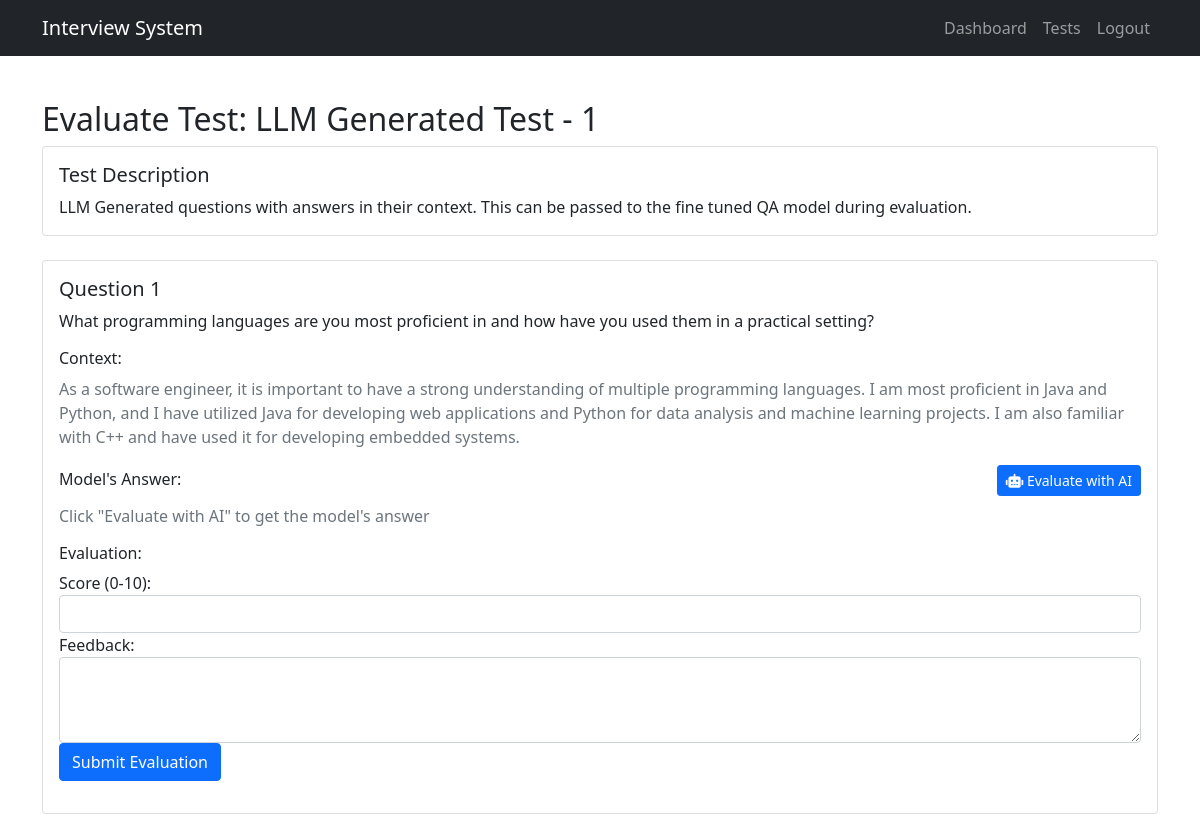
The page /admin/evaluate-test/3 (signed in, upper part) on the database as committed earlier.
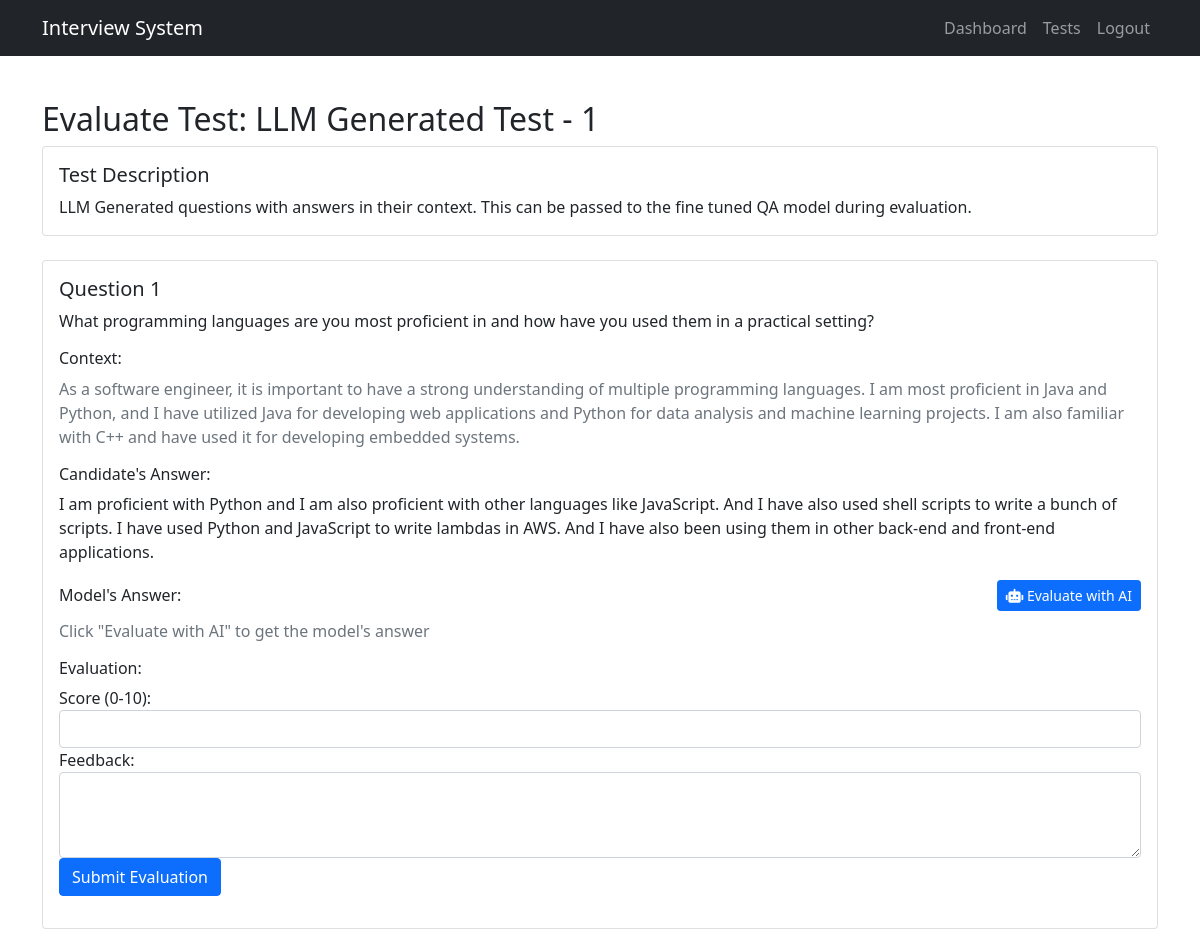
The same page on the database as committed later.
### app.py (models this page shows)
class Test(db.Model):
    id = db.Column(db.Integer, primary_key=True)
    title = db.Column(db.String(100), nullable=False)
    description = db.Column(db.Text)
    candidate_id = db.Column(db.Integer, db.ForeignKey('candidate.id'), nullable=False)
    created_at = db.Column(db.DateTime, default=datetime.utcnow)
    status = db.Column(db.String(20), default='Pending')  # Pending, In Progress, Completed
    questions = db.relationship('Question', backref='test', lazy=True)

class Question(db.Model):
    id = db.Column(db.Integer, primary_key=True)
    test_id = db.Column(db.Integer, db.ForeignKey('test.id'), nullable=False)
    text = db.Column(db.String(500), nullable=False)
    context = db.Column(db.Text, nullable=True)
    order = db.Column(db.Integer, nullable=False)
    answer = db.Column(db.Text)
    audio_path = db.Column(db.String(200))
    score = db.Column(db.Float)
    feedback = db.Column(db.Text)

### app.py (the view)
@app.route('/admin/evaluate-test/<int:test_id>')
@login_required
@role_required('admin')
def evaluate_test(test_id):
    test = Test.query.get_or_404(test_id)
    questions = Question.query.filter_by(test_id=test_id).order_by(Question.order).all()
    return render_template('admin_evaluate_test.html', test=test, questions=questions)

### app.py (called while the page is built)
def login_required(f):
    @wraps(f)
    def decorated_function(*args, **kwargs):
        if 'user' not in session:
            flash('Please log in first.', 'warning')
            return redirect(url_for('login'))
        return f(*args, **kwargs)
    return decorated_function

def role_required(role):
    def decorator(f):
        @wraps(f)
        def decorated_function(*args, **kwargs):
            if 'user' not in session or session['role'] != role:
                flash(f'You do not have permission to access this page.', 'danger')
                return redirect(url_for('login'))
            return f(*args, **kwargs)
        return decorated_function
    return decorator

### templates/admin_evaluate_test.html (shortened to what this page needs)
{% extends "base.html" %}
{% block content %}
<div class="container mt-4">
    <h2>Evaluate Test: {{ test.title }}</h2>
    <div class="card mb-4">
        <div class="card-body">
            <h5 class="card-title">Test Description</h5>
            <p class="card-text">{{ test.description }}</p>
        </div>
    </div>
    {% for question in questions %}
    <div class="card mb-4" id="question-{{ question.id }}">
        <div class="card-body">
            <h5 class="card-title">Question {{ question.order }}</h5>
            <p class="card-text">{{ question.text }}</p>
            {% if question.context %}
            <div class="context-section mb-3">
                <h6>Context:</h6>
                <p class="text-muted">{{ question.context }}</p>
            </div>
            {% endif %}
            {% if question.answer %}
            <div class="answer-section mb-3">
                <h6>Candidate's Answer:</h6>
                <p>{{ question.answer }}</p>
            </div>
            {% endif %}
            <div class="model-answer-section mb-3">
                <div class="d-flex justify-content-between align-items-center mb-2">
                    <h6 class="mb-0">Model's Answer:</h6>
                    <button class="btn btn-sm btn-primary evaluate-ai" data-question-id="{{ question.id }}">
                        <i class="fas fa-robot"></i> Evaluate with AI
                    </button>
                </div>
                <div id="model-answer-{{ question.id }}" class="text-primary">
                    <div class="text-muted">Click "Evaluate with AI" to get the model's answer</div>
                </div>
            </div>
            <div class="evaluation-form">
                <h6>Evaluation:</h6>
                <form id="evaluation-form-{{ question.id }}" class="mb-3">
                    <div class="form-group">
                        <label for="score-{{ question.id }}">Score (0-10):</label>
                        <input type="number" class="form-control" id="score-{{ question.id }}"
                               min="0" max="10" step="0.1" required>
                    </div>
                    <div class="form-group">
                        <label for="feedback-{{ question.id }}">Feedback:</label>
                        <textarea class="form-control" id="feedback-{{ question.id }}" rows="3"></textarea>
                    </div>
                    <button type="submit" class="btn btn-primary">Submit Evaluation</button>
                </form>
            </div>
        </div>
    </div>
    {% endfor %}
</div>
{% endblock %}

### templates/base.html (shortened to what this page needs)
<!DOCTYPE html>
<html lang="en">
<head>
    <link href="https://cdn.jsdelivr.net/npm/bootstrap@5.1.3/dist/css/bootstrap.min.css" rel="stylesheet">
    <link href="https://cdnjs.cloudflare.com/ajax/libs/font-awesome/5.15.4/css/all.min.css" rel="stylesheet">
</head>
<body>
    <nav class="navbar navbar-expand-lg navbar-dark bg-dark">
        <div class="container">
            <a class="navbar-brand" href="{{ url_for('index') }}">Interview System</a>
            <div class="collapse navbar-collapse" id="navbarNav">
                <ul class="navbar-nav ms-auto">
                    {% if session.get('user') %}
                        {% if session.get('role') == 'admin' %}
                            <li class="nav-item">
                                <a class="nav-link" href="{{ url_for('admin_dashboard') }}">Dashboard</a>
                            </li>
                            <li class="nav-item">
                                <a class="nav-link" href="{{ url_for('admin_tests') }}">Tests</a>
                            </li>
                        {% else %}
                            <li class="nav-item">
                                <a class="nav-link" href="{{ url_for('candidate_home') }}">My Tests</a>
                            </li>
                        {% endif %}
                        <li class="nav-item">
                            <a class="nav-link" href="{{ url_for('logout') }}">Logout</a>
                        </li>
                    {% endif %}
                </ul>
            </div>
        </div>
    </nav>
    <div class="content">
        {% block content %}{% endblock %}
    </div>
</body>
</html>

### templates/base.html (style rules this page uses)
body { min-height: 100vh; display: flex; flex-direction: column; }
.content { flex: 1; }
.navbar { margin-bottom: 20px; }

Rows that differ between the two databases and show on the page:
changed Question: answer (not shown) → "I am proficient with Python and I am also proficient with other languages like JavaScript. And I have also used shell scripts to write a bunch of scripts. I have used Python and JavaScript to write lambdas in AWS. And I have also been using them in other back-end and front-end applications."
